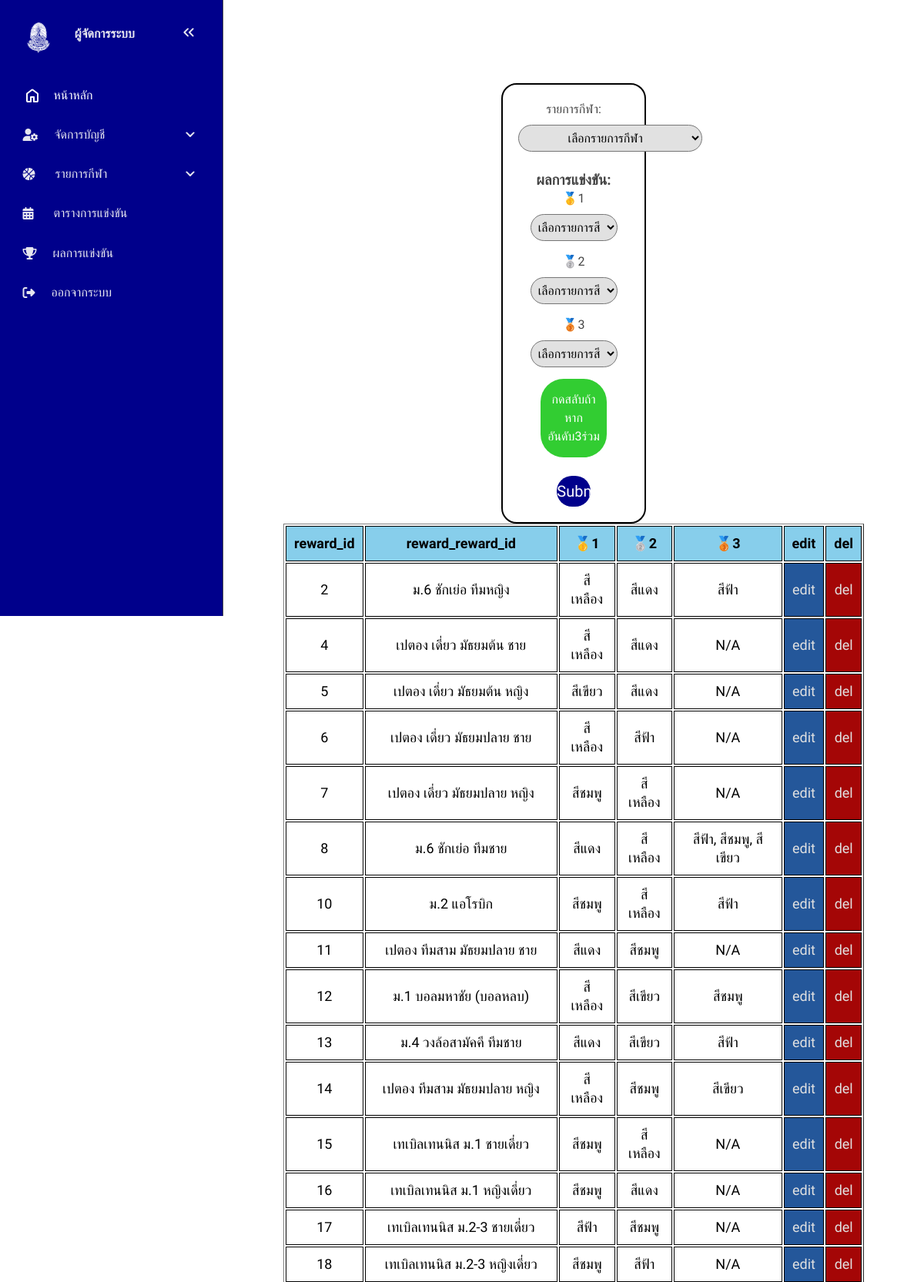
The page /admin_system.php?page=results&sub_page=view&switch=main (signed in, upper part) on the database its author committed.
### tables this page shows
CREATE TABLE `reward` (
  `reward_id` int(6) NOT NULL,
  `reward_sport_id` int(11) NOT NULL,
  `reward_first` int(2) NOT NULL,
  `reward_second` int(2) NOT NULL,
  `reward_third` int(2) NOT NULL,
  `reward_third_one` int(2) NOT NULL,
  `reward_third_two` int(2) NOT NULL
);

CREATE TABLE `sports` (
  `sport_id` int(11) NOT NULL,
  `sport_name` varchar(128) NOT NULL,
  `sport_type` varchar(64) NOT NULL,
  `sport_degree` varchar(16) NOT NULL,
  `sport_gender` varchar(8) NOT NULL,
  `sport_amount` int(2) NOT NULL,
  `sport_note` varchar(256) NOT NULL
);

CREATE TABLE `colors` (
  `color_id` int(2) NOT NULL,
  `color_name` varchar(128) NOT NULL,
  `color_color` varchar(32) NOT NULL,
  `color_president` varchar(32) NOT NULL,
  `color_vice-president` varchar(32) NOT NULL,
  `color_id_user` int(6) NOT NULL
);

### conn.php (called while the page is built, shortened)
<?php
    function color_color($id_color, $conn) {
        $sql_find_color_color = "SELECT `color_color` FROM `colors` WHERE `color_id_user` = $id_color";
        $result_find_colors_name = mysqli_query($conn, $sql_find_color_color);
        if (mysqli_num_rows($result_find_colors_name) > 0) {
            $row_find_colors_name = mysqli_fetch_assoc($result_find_colors_name);
            return $row_find_colors_name['color_color'];
        }
        return "N/A";
    }
    function sport_name($id_sport, $conn) {
        $sql_find_sport_name = "SELECT `sport_name` FROM `sports` WHERE `sport_id` = $id_sport";
        $result_find_sports_name = mysqli_query($conn, $sql_find_sport_name);
        if (mysqli_num_rows($result_find_sports_name) > 0) {
            $row_find_sports_name = mysqli_fetch_assoc($result_find_sports_name);
            return $row_find_sports_name['sport_name'];
        }
        return "N/A";
    }
    ?>

### admin/view/view_report_sport.php (the view)
<center>
    <table border="1px">
        <tr>
            <th>reward_id</th>
            <th>reward_reward_id</th>
            <th>🥇1</th>
            <th>🥈2</th>
            <th>🥉3</th>
            <th>edit</th>
            <th>del</th>
        </tr>
        <?php
            $sql_find_rewards = "SELECT * FROM `reward`";
            $result_find_rewards = mysqli_query($conn, $sql_find_rewards);
            if (mysqli_num_rows($result_find_rewards) > 0) {
                while ($row_find_rewards = mysqli_fetch_assoc($result_find_rewards)) {
                    if ($row_find_rewards['reward_third_one'] != 0 || $row_find_rewards['reward_third_two'] != 0) {
                        echo "<tr>
                            <td>" . $row_find_rewards['reward_id'] . "</td>
                            <td>" . sport_name($row_find_rewards['reward_sport_id'], $conn) . "</td>
                            <td>" . color_color($row_find_rewards['reward_first'], $conn) . "</td>
                            <td>" . color_color($row_find_rewards['reward_second'], $conn) . "</td>
                            <td>" . color_color($row_find_rewards['reward_third'], $conn) . ",
                                " . color_color($row_find_rewards['reward_third_one'], $conn) . ",
                                " . color_color($row_find_rewards['reward_third_two'], $conn) . "</td>
                            <td class='edit'><a href=\"admin_system.php?page=results&sub_page=edit&reward_id=" . $row_find_rewards['reward_id'] . "&switch=third_place\">edit</a></td>
                            <td class='del'><a href=\"admin_system.php?page=results&sub_page=del&reward_id=" . $row_find_rewards['reward_id'] . "&switch=third_place\">del</a></td>
                          </tr>";
                    }else{
                        echo "<tr>
                            <td>" . $row_find_rewards['reward_id'] . "</td>
                            <td>" . sport_name($row_find_rewards['reward_sport_id'], $conn) . "</td>
                            <td>" . color_color($row_find_rewards['reward_first'], $conn) . "</td>
                            <td>" . color_color($row_find_rewards['reward_second'], $conn) . "</td>
                            <td>" . color_color($row_find_rewards['reward_third'], $conn) . "</td>
                            <td class='edit'><a href=\"admin_system.php?page=results&sub_page=edit&reward_id=" . $row_find_rewards['reward_id'] . "&switch=main\">edit</a></td>
                            <td class='del'><a href=\"admin_system.php?page=results&sub_page=del&reward_id=" . $row_find_rewards['reward_id'] . "&switch=main\">del</a></td>
                          </tr>";
                    }
                }
            } else {
                echo "No reward found...";
            }
            ?>
    </table>
</center>

### element/styles_admin_old.css (style rules this page uses)
* { margin: 0; padding: 0; box-sizing: border-box; text-decoration: none; list-style: none; font-family: "Mitr", sans-serif; }
:root { --base-clr: #11121a; --line-clr: #42434a; --hover-clr: #222533; --text-clr: #e6e6ef; --accent-clr: #5e63ff; --secondary-text-clr: #b0b3c1; }
body { min-height: 100vh; min-height: 100dvh; color: #444444; display: grid; grid-template-columns: auto 1fr ; line-height: 1.5rem; height: -webkit-fill-available; }

### element/styles_admin_sport.css (style rules this page uses)
* { margin: 0; padding: 0; box-sizing: border-box; text-decoration: none; list-style: none; font-family: "Mitr", sans-serif; }
.table_all, th, td { border: 1px solid black; border-collapse: collapse; padding: 10px; }
tr { background-color: skyblue; color: black; font-size: 18px; cursor: pointer; }
td { background-color: white; text-align: center; transition: 0.3s ease; cursor: pointer; }
.edit { background-color: rgb(36, 87, 154); cursor: pointer; }
.del { background-color: rgb(164, 6, 6); }
.edit a { color: #e1e1e1; }
.del a { color: #e1e1e1; }

### rows shown on the page
reward: reward_id "2", reward_sport.sport_name "ม.6 ชักเย่อ ทีมหญิง", reward_first.color_color "สีเหลือง", reward_second.color_color "สีแดง", reward_third.color_color "สีฟ้า"
reward: reward_id "4", reward_sport.sport_name "เปตอง เดี่ยว มัธยมต้น ชาย", reward_first.color_color "สีเหลือง", reward_second.color_color "สีแดง", reward_third "N/A"
reward: reward_id "5", reward_sport.sport_name "เปตอง เดี่ยว มัธยมต้น หญิง", reward_first.color_color "สีเขียว", reward_second.color_color "สีแดง", reward_third "N/A"
reward: reward_id "6", reward_sport.sport_name "เปตอง เดี่ยว มัธยมปลาย ชาย", reward_first.color_color "สีเหลือง", reward_second.color_color "สีฟ้า", reward_third "N/A"
reward: reward_id "7", reward_sport.sport_name "เปตอง เดี่ยว มัธยมปลาย หญิง", reward_first.color_color "สีชมพู", reward_second.color_color "สีเหลือง", reward_third "N/A"
reward: reward_id "8", reward_sport.sport_name "ม.6 ชักเย่อ ทีมชาย", reward_first.color_color "สีแดง", reward_second.color_color "สีเหลือง", reward_third.color_color "สีฟ้า", reward_third_one.color_color "สีชมพู", reward_third_two.color_color "สีเขียว"
reward: reward_id "10", reward_sport.sport_name "ม.2 แอโรบิก", reward_first.color_color "สีชมพู", reward_second.color_color "สีเหลือง", reward_third.color_color "สีฟ้า"
reward: reward_id "11", reward_sport.sport_name "เปตอง ทีมสาม มัธยมปลาย ชาย", reward_first.color_color "สีแดง", reward_second.color_color "สีชมพู", reward_third "N/A"
reward: reward_id "12", reward_sport.sport_name "ม.1 บอลมหาชัย (บอลหลบ)", reward_first.color_color "สีเหลือง", reward_second.color_color "สีเขียว", reward_third.color_color "สีชมพู"
reward: reward_id "13", reward_sport.sport_name "ม.4 วงล้อสามัคคี ทีมชาย", reward_first.color_color "สีแดง", reward_second.color_color "สีเขียว", reward_third.color_color "สีฟ้า"
reward: reward_id "14", reward_sport.sport_name "เปตอง ทีมสาม มัธยมปลาย หญิง", reward_first.color_color "สีเหลือง", reward_second.color_color "สีชมพู", reward_third.color_color "สีเขียว"
reward: reward_id "15", reward_sport.sport_name "เทเบิลเทนนิส ม.1 ชายเดี่ยว", reward_first.color_color "สีชมพู", reward_second.color_color "สีเหลือง", reward_third "N/A"
reward: reward_id "16", reward_sport.sport_name "เทเบิลเทนนิส ม.1 หญิงเดี่ยว", reward_first.color_color "สีชมพู", reward_second.color_color "สีแดง", reward_third "N/A"
reward: reward_id "17", reward_sport.sport_name "เทเบิลเทนนิส ม.2-3 ชายเดี่ยว", reward_first.color_color "สีฟ้า", reward_second.color_color "สีชมพู", reward_third "N/A"
reward: reward_id "18", reward_sport.sport_name "เทเบิลเทนนิส ม.2-3 หญิงเดี่ยว", reward_first.color_color "สีชมพู", reward_second.color_color "สีฟ้า", reward_third "N/A"
